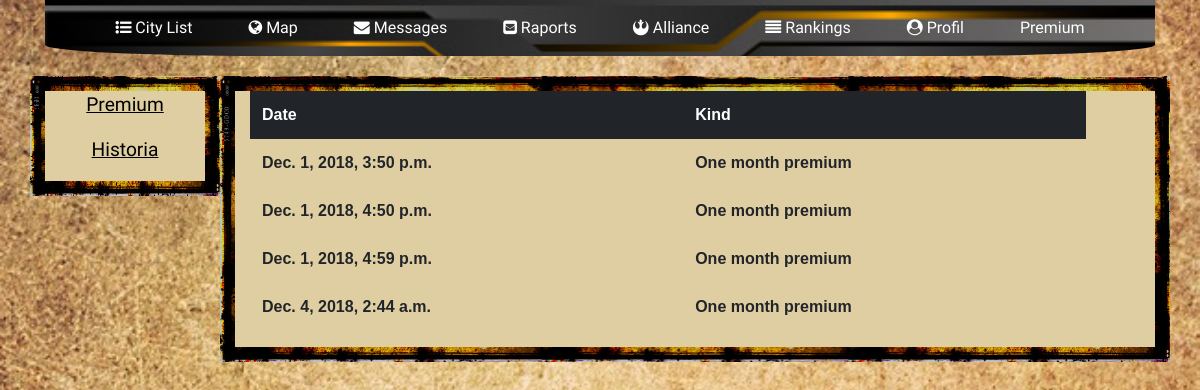
Page /premium/historia/ (signed in) on the earlier database version.
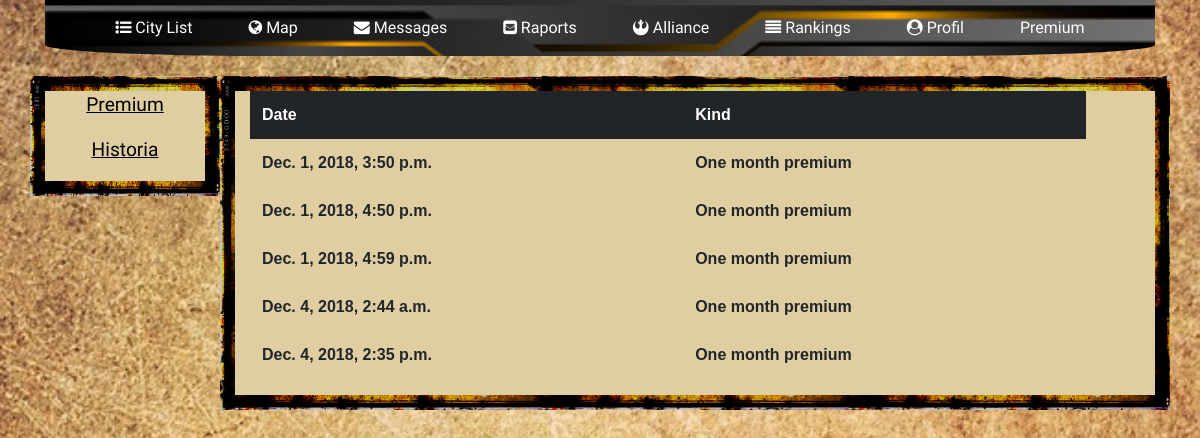
Same page on the later database version.
### premium/models.py (models this page shows)
class Tranzakcja(models.Model):
    buyer = models.ForeignKey(User, on_delete=models.CASCADE)
    type_of_premium = models.IntegerField(default=1)
    buying_date = models.DateTimeField(default=timezone.now)

### premium/views.py (the view)
# urls.py: path('historia/', views.premium_history, name='premium_history'),
@login_required(login_url='../../../../../../../')
def premium_history(request):
    user = request.user
    tranzakcje = Tranzakcja.objects.all().filter(buyer=user)
    return render(request, 'platnosci.html', {'tranzakcje': tranzakcje})

### premium/templates/platnosci.html (shortened to what this page needs)
<!doctype html>
<html lang="en">
<head>
    {% load static %}
    <link rel="stylesheet" href="https://stackpath.bootstrapcdn.com/bootstrap/4.1.3/css/bootstrap.min.css"
>
    <link rel="stylesheet" href="{% static 'premium/premiumCss.css' %}">
    <link href="https://maxcdn.bootstrapcdn.com/font-awesome/4.7.0/css/font-awesome.min.css" rel="stylesheet">
</head>
<body>
<div class="container">
    <nav class="navbar navbar-expand-lg navbar-dark center">
        <div class="custom-center">
            <div class="collapse navbar-collapse" id="navbarNav">
                <ul class="navbar-nav">
                    <li class="nav-item active">
                        <a class="nav-link" href=""><i class="fa fa-list-ul"></i> City List</a>
                    </li>
                    <li class="nav-item active">
                        <a class="nav-link" href="../../mapa/"><i class="fa fa-globe"></i> Map</a>
                    </li>
                    <li class="nav-item active">
                        <a class="nav-link" href="../../wiadomosci/"><i class="fa fa-envelope"></i> Messages</a>
                    </li>
                    <li class="nav-item active">
                        <a class="nav-link" href="../raporty/"><i class="fa fa-envelope-square"></i> Raports</a>
                    </li>
                    <li class="nav-item active">
                        <a class="nav-link" href="../sojusz/"><i class="fa fa-rebel"></i> Alliance</a>
                    </li>
                    <li class="nav-item active">
                        <a class="nav-link" href="../rankingi/"><i class="fa fa-align-justify"></i> Rankings</a>
                    </li>
                    <li class="nav-item active">
                        <a class="nav-link" href="../profil/"><i class="fa fa-user-circle"></i> Profil</a>
                    </li>
                    <li class="nav-item active">
                        <a class="nav-link" href="../premium/"> Premium</a>
                    </li>
                </ul>
            </div>
        </div>
    </nav>
</div>
<div class="container">
    <div class="row">
        <div class="col-lg-2 premiumPanel text-center">
            <p class="premiumText"><a href="../"><u>Premium</u></a></p>
            <p class="premiumText"><a href=""><u>Historia</u></a></p>
        </div>
        <div class="col-lg-10 premiumPanel text-center">
            <table class="table table-borderless table-hover">
                <thead class="thead-dark">
                <tr>
                    <th>Date</th>
                    <th>Kind</th>
                </tr>
                </thead>
                {% for tranzakcja in tranzakcje %}
                <tr>
                    <td>{{ tranzakcja.buying_date }}</td>
                    {% if tranzakcja.type_of_premium == 1%}
                    <td>One month premium</td>
                    {% endif %}
                    <td>{{ message.created_date }}</td>
                </tr>
                {% endfor %}
            </table>
        </div>
    </div>
</div>
</body>
</html>

Differences in the rows shown:
added Tranzakcja: buying_date "Dec. 4, 2018, 2:35 p.m.", type_of_premium "One month premium"
